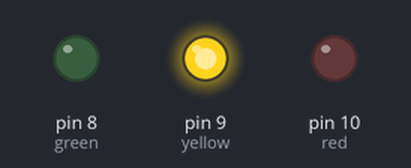
The sketch below on a simulated Arduino Uno, built with avr-gcc and run on an emulated ATmega328P. On the bench: output pins drawn as LEDs (lit = HIGH).

Above: at 1.5 s.
At 5.5 s:
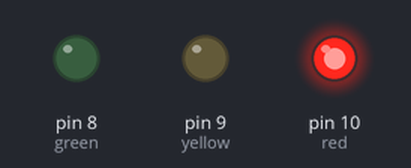
At 9.0 s:
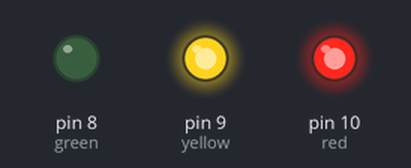
At 11.5 s:
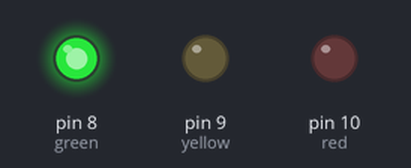
Timing chart, 0 to 16.9 s (numbered marks = the images above):
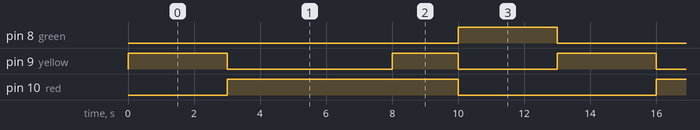

Measured:
- by itself, pin 8 (green): alternates HIGH for 3.0 s and LOW for 10.0 s
- by itself, pin 9 (yellow): repeats every 13.0 s: LOW 5.0 s, HIGH 2.0 s, LOW 3.0 s, HIGH 3.0 s
- by itself, pin 10 (red): alternates HIGH for 7.0 s and LOW for 6.0 s

The sketch:

06_traffic_controller.ino
```cpp
int red = 10;
int yellow = 9;
int green = 8;

void setup()
// put setup code here to run one:
{
  pinMode(red, OUTPUT);
  pinMode(yellow, OUTPUT);
  pinMode(green, OUTPUT);
}

void loop()
// put main code here to loop:
{
  // turn on yellow and set green at off for 3 miliseconds aka 3s
  digitalWrite(green, LOW);
  digitalWrite(yellow, HIGH); // turn on yellow
  delay(3000); // keep on for 3 miliseconds aka 3s

  // turn off yellow and turn on red for 5 miliseconds aka 5 seconds
  digitalWrite(yellow, LOW); // turn off yellow
  digitalWrite(red, HIGH);  // turn on red
  delay(5000); // keep on for 5 miliseconds aka 5s

  // European style turn on red and yellow for 2s (red ON already)
  digitalWrite(yellow, HIGH);  // turn on yellow
  delay(2000); // keep on for

  //  turn off red & yellow and turn on green for  6s
  digitalWrite(yellow, LOW); // turn off yellow
  digitalWrite(red, LOW); // turn off red
  digitalWrite(green, HIGH); // turn on green
  delay(3000); // keep on for 6s
}
```
